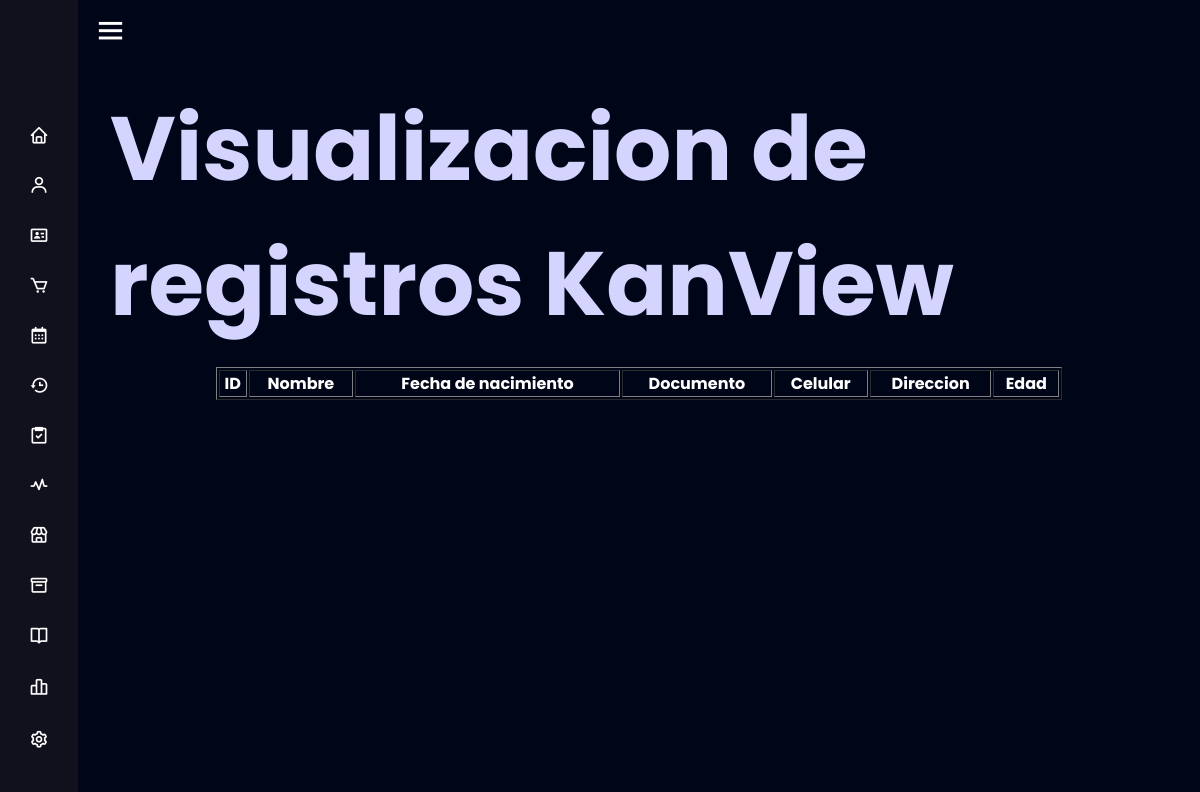
/clientes/, run on an earlier commit of the app's database.
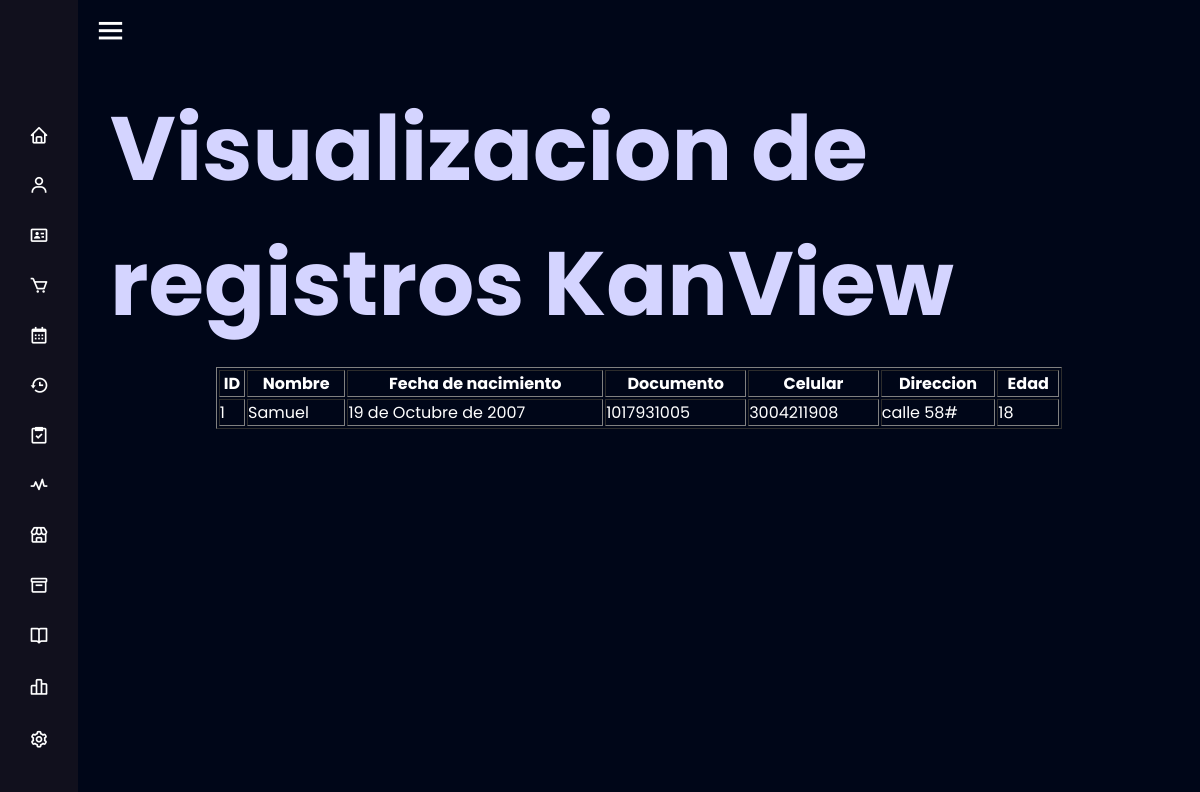
And on a later commit of the database.
### kanvieww/models.py (models this page shows)
class Cliente(models.Model):
    nombre = models.CharField(max_length=100)
    fecha_nacimiento = models.DateField()
    documento = models.CharField(max_length=20)
    celular = models.CharField(max_length=20)
    direccion = models.CharField(max_length=50)
    edad = models.IntegerField()

### kanvieww/views.py (the view)
# urls.py: path('clientes/', views.seccion_clientes, name='clientes'),
def seccion_clientes(request):
    datos = Cliente.objects.all()
    return render(request, 'pages/clientes.html', {
        "datos": datos
    })

### kanvieww/templates/pages/clientes.html
{% extends 'index.html' %}
{% load static %}
{% block content %}
<div class="content-table">
<table class="table" border="1" width="80%">
    <tr>
        <th>ID</th>
        <th>Nombre</th>
        <th>Fecha de nacimiento</th>
        <th>Documento</th>
        <th>Celular</th>
        <th>Direccion</th>
        <th>Edad</th>
    </tr>
    {% for i in datos %}
    <tr>
        <td>{{ i.id}}</td>
        <td>{{ i.nombre}}</td>
        <td>{{ i.fecha_nacimiento }}</td>
        <td>{{ i.documento }}</td>
        <td>{{ i.celular }}</td>
        <td>{{ i.direccion }}</td>
        <td>{{ i.edad }}</td>
    </tr>
    {% endfor %}
</table>
</div>
{% endblock %}

What changed in the data, as far as the page shows it:
added Cliente: id "1", nombre "Samuel", fecha_nacimiento "19 de Octubre de 2007", documento "1017931005", celular "3004211908", direccion "calle 58#", edad "18"
